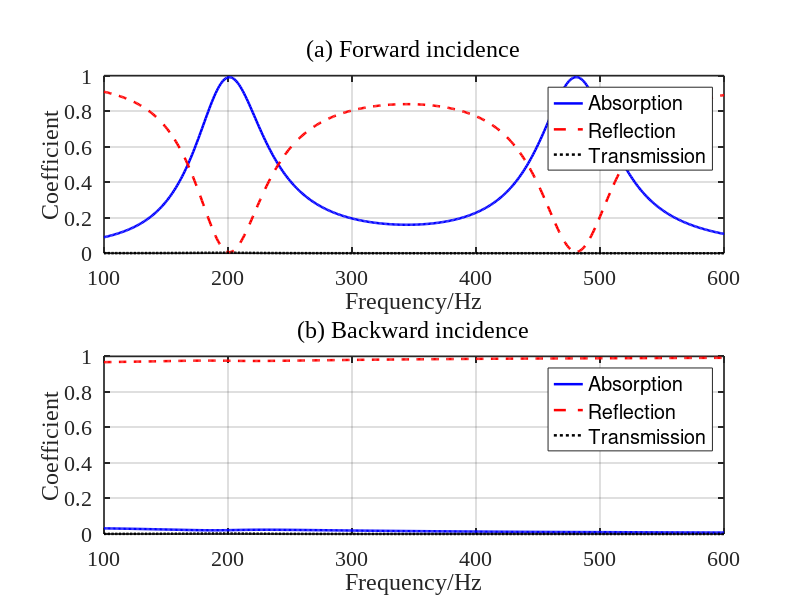

MATLAB code for this plot:
clear;
clc;
close all;

%% 1. 基本参数

f = 100:1:600;
omega = 2*pi*f;
Nf = length(f);

rho0 = 1.29;
c0 = 343;
eta = 1.89e-5;
kappa = 0.026;
Cv = 712;
gamma = 1.4;

P0 = rho0*c0^2/gamma;
Z0 = rho0*c0;

nu = eta/rho0;
mu_bar = kappa/(rho0*Cv);

W = 30e-3;
L = 30e-3;
S = W*L;

Nc = 4;

%% 2. 四单胞结构参数

% 三层微穿孔板厚度（m）
t = 2e-3*ones(Nc,3);

% 三层微穿孔板孔径（m）
d = 1e-3*repmat([2.75 1.73 0.42],Nc,1);

% 两个折纸腔实际高度（m）。神经网络搜索时每个腔取 0–54 mm。
H = 1e-3*47*ones(Nc,2);

% 穿孔数量
n_holes = ones(Nc,3);

% 穿孔率
phi = pi*d.^2.*n_holes/(4*S);

% 并联面积权重
weight = ones(1,Nc)/Nc;

%% 3. 折纸腔体积及等效高度

a = 30;       % mm
hc = 20;      % mm
n0 = 3;
beta = 45;    % degree

H_mm = H*1e3;
h = H_mm/n0;

if any(h(:)<=0) || any(h(:)>=hc)
    error('折纸腔高度超出几何模型允许范围。');
end

q = sqrt(hc^2-h.^2);

V11 = a.*h.*q/16;
V12 = h.*(a-hc).*q/(16*tand(beta));
V13 = h.*q/24.*(hc/tand(beta)-q/2);

V_mm3 = 8*n0.*(a^2.*h/8-V11-V12-V13);

if any(V_mm3(:)<=0)
    error('折纸腔体积出现非正值。');
end

% 等效腔高（m）
H_eq = V_mm3/(S*1e6)*1e-3;

fprintf('\n========== 折纸腔参数 ==========\n');

disp('实际腔高（mm）：');
disp(H_mm);

disp('等效腔高（mm）：');
disp(H_eq*1e3);

%% 4. 微穿孔板阻抗

Zp = complex(zeros(Nc,3,Nf));

for s = 1:Nc
    for j = 1:3

        y = (d(s,j)/2)./sqrt(eta./(rho0*omega));
        q = y*sqrt(-1i);

        F = 1-2*besselj(1,q)./(q.*besselj(0,q));

        Z = 1i*omega*rho0*t(s,j)./(phi(s,j).*F) ...
          + sqrt(2)*eta*y./(phi(s,j)*d(s,j)) ...
          + 1i*0.85*omega*rho0*d(s,j)/phi(s,j);

        Zp(s,j,:) = reshape(Z,1,1,Nf);
    end
end

%% 5. Full Stinson Model

N = 200;

Sv = zeros(1,Nf);
St = zeros(1,Nf);

for m = 0:N
    am = (2*m+1)*pi/W;

    for n = 0:N
        bn = (2*n+1)*pi/L;

        lambda2 = am^2+bn^2;
        wmn = 1/(am^2*bn^2);

        Sv = Sv + wmn*lambda2./(lambda2+1i*omega/nu);
        St = St + wmn*lambda2./(lambda2+1i*omega/mu_bar);
    end
end

Fv = 64*Sv/(W^2*L^2);
Ft = 64*St/(W^2*L^2);

rho_eff = rho0./(1-Fv);
K_eff = gamma*P0./(1+(gamma-1)*Ft);

k_eff = omega.*sqrt(rho_eff./K_eff);
Z_eff = sqrt(rho_eff.*K_eff);

%% 6. 四单胞传递矩阵及并联

rf = complex(zeros(1,Nf));
rb = complex(zeros(1,Nf));
tau = complex(zeros(1,Nf));

for ii = 1:Nf

    Y_total = complex(zeros(2,2));

    k = k_eff(ii);
    Z = Z_eff(ii);

    for s = 1:Nc

        % 三层微穿孔板
        Tp1 = [1,Zp(s,1,ii);0,1];
        Tp2 = [1,Zp(s,2,ii);0,1];
        Tp3 = [1,Zp(s,3,ii);0,1];

        % 两个折纸等效腔
        H1 = H_eq(s,1);
        H2 = H_eq(s,2);

        Tc1 = [cos(k*H1),1i*Z*sin(k*H1);
               1i*sin(k*H1)/Z,cos(k*H1)];

        Tc2 = [cos(k*H2),1i*Z*sin(k*H2);
               1i*sin(k*H2)/Z,cos(k*H2)];

        % 单胞总传递矩阵
        Tm = Tp1*Tc1*Tp2*Tc2*Tp3;

        A = Tm(1,1);
        B = Tm(1,2);
        C = Tm(2,1);
        D = Tm(2,2);

        % 单胞导纳矩阵
        Ys = [D/B,C-A*D/B;
              1/B,-A/B];

        Y_total = Y_total+weight(s)*Ys;
    end

    % 并联导纳矩阵恢复传递矩阵
    Y11 = Y_total(1,1);
    Y12 = Y_total(1,2);
    Y21 = Y_total(2,1);
    Y22 = Y_total(2,2);

    A = -Y22/Y21;
    B = 1/Y21;
    C = Y12-Y11*Y22/Y21;
    D = Y11/Y21;

    % 双端口散射参数
    den = A+B/Z0+C*Z0+D;

    tau(ii) = 2/den;
    rf(ii) = (A+B/Z0-C*Z0-D)/den;
    rb(ii) = (-A+B/Z0-C*Z0+D)/den;
end

%% 7. 正反向吸声、反射及透射

Rf = abs(rf).^2;
Rb = abs(rb).^2;
Tr = abs(tau).^2;

alpha_f = 1-Rf-Tr;
alpha_b = 1-Rb-Tr;

%% 8. 结果输出

fprintf('\n========== 100–600 Hz 吸声性能 ==========\n');

fprintf('正向平均吸声：%.4f\n',mean(alpha_f));
fprintf('反向平均吸声：%.4f\n',mean(alpha_b));

fprintf('正向最小吸声：%.4f\n',min(alpha_f));
fprintf('反向最小吸声：%.4f\n',min(alpha_b));

fprintf('正向最大吸声：%.4f\n',max(alpha_f));
fprintf('反向最大吸声：%.4f\n',max(alpha_b));

fprintf('平均方向差：%.4f\n',mean(alpha_f-alpha_b));

if any(alpha_f < -1e-6) || any(alpha_b < -1e-6)
    warning('存在负吸声系数，请检查模型的被动性。');
end

%% 9. 绘图

figure('Color','w','Position',[150 80 1000 800]);

A = [alpha_f;alpha_b];
R = [Rf;Rb];

titles = {'(a) Forward incidence','(b) Backward incidence'};

for i = 1:2

    subplot(2,1,i);

    hAbs = plot(f,A(i,:),'b-','LineWidth',1.8);
    hold on;

    hRef = plot(f,R(i,:),'r--','LineWidth',1.8);
    hTr = plot(f,Tr,'k:','LineWidth',1.8);

    title(titles{i},'FontWeight','normal');

    xlabel('Frequency/Hz');
    ylabel('Coefficient');

    legend([hAbs, hRef, hTr], {'Absorption','Reflection','Transmission'}, ...
        'Location','northeast');

    xlim([100 600]);
    ylim([0 1]);

    xticks(100:100:600);
    yticks(0:0.2:1);

    set(gca,'FontName','Times New Roman', ...
        'FontSize',16,'LineWidth',1.2,'TickDir','in');

    grid on;
    box on;
end

outDir = fileparts(mfilename('fullpath'));
if isempty(outDir)
    outDir = pwd;
end
print(gcf, fullfile(outDir, 'origami_four_cell.png'), '-dpng', '-r120');
fprintf('图已保存。\n');
